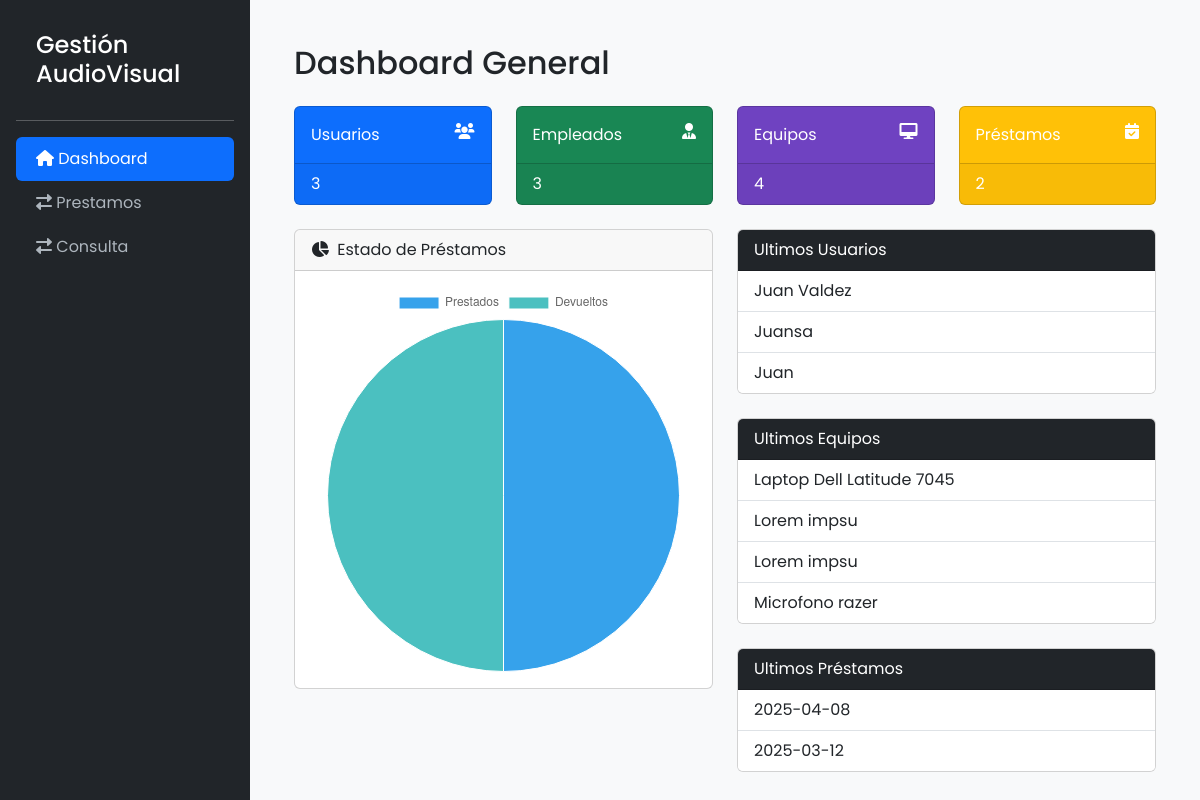
/inicio, run on the app's committed database.
### GestionAudiovisualApp/models.py (models this page shows, shortened)
class Usuario(AbstractBaseUser, PermissionsMixin):
    nombre = models.CharField(max_length=100, unique=True)
    cedula = models.CharField(max_length=11, unique=True)
    numero_carnet = models.CharField(max_length=20)
    tipo_usuario = models.CharField(max_length=50, choices=[('Profesor', 'Profesor'), ('Estudiante', 'Estudiante'), ('Empleado', 'Empleado')])
    tipo_persona = models.CharField(max_length=20, choices=[('Física', 'Física'), ('Jurídica', 'Jurídica')])
    estado = models.BooleanField(default=True)
    is_active = models.BooleanField(default=True)
    is_staff = models.BooleanField(default=False)
    groups = models.ManyToManyField(
        'auth.Group',
        related_name='custom_user_set',
        blank=True,
        help_text='The groups this user belongs to. A user will get all permissions granted to each of their groups.',
        verbose_name='groups',
    )
    user_permissions = models.ManyToManyField(
        'auth.Permission',
        related_name='custom_user_set',
        blank=True,
        help_text='Specific permissions for this user.',
        verbose_name='user permissions',
    )
    objects = UsuarioManager()
    USERNAME_FIELD = 'nombre'
    REQUIRED_FIELDS = ['cedula']

class Equipo(models.Model):
    descripcion     = models.CharField(max_length=100)
    numero_serial   = models.CharField(max_length=50)
    service_tag     = models.CharField(max_length=50)
    tipo_equipo     = models.ForeignKey(TipoEquipo, on_delete=models.CASCADE)
    marca           = models.ForeignKey(Marca, on_delete=models.CASCADE)
    modelo          = models.ForeignKey(Modelo, on_delete=models.CASCADE)
    tecnologia_conexion = models.ForeignKey(TecnologiaConexion, on_delete=models.CASCADE)
    estado              = models.BooleanField(default=True)

class Prestamo(models.Model):
    empleado            = models.ForeignKey(Empleado, on_delete=models.CASCADE)
    equipo              = models.ForeignKey(Equipo, on_delete=models.CASCADE)
    usuario             = models.ForeignKey(Usuario, on_delete=models.CASCADE)
    fecha_prestamo      = models.DateTimeField(null=True, blank=True)
    fecha_devolucion    = models.DateTimeField(null=True, blank=True)
    comentario          = models.TextField(null=True, blank=True)
    estado              = models.BooleanField(default=True)

### GestionAudiovisualApp/views.py (the view)
# urls.py: path('inicio', dashboard_view, name='inicio'),
def dashboard_view(request):
    total_usuarios = Usuario.objects.count()
    total_empleados = Empleado.objects.count()
    total_equipos = Equipo.objects.count()
    total_prestamos = Prestamo.objects.count()
    prestamos_estado = Prestamo.objects.values('estado').annotate(cantidad=Count('estado'))
    ultimos_usuarios = Usuario.objects.order_by('-id')[:5]
    ultimos_equipos = Equipo.objects.order_by('-id')[:5]
    ultimos_prestamos = Prestamo.objects.order_by('-fecha_prestamo')[:5]
    prestados = Prestamo.objects.filter(estado=True).count()
    devueltos = Prestamo.objects.filter(estado=False).count()
    context = {
        'total_usuarios': total_usuarios,
        'total_empleados': total_empleados,
        'total_equipos': total_equipos,
        'total_prestamos': total_prestamos,
        'prestamos_estado': prestamos_estado,
        'ultimos_usuarios': ultimos_usuarios,
        'ultimos_equipos': ultimos_equipos,
        'ultimos_prestamos': ultimos_prestamos,
        'prestados': prestados,
        'devueltos': devueltos,
    }
    return render(request, 'inicio.html', context)

### GestionAudiovisualApp/templates/inicio.html (shortened to what this page needs)
{% extends 'base.html' %}
{% block content %}
<div class="container-fluid px-4">
    <h2 class="mt-4">Dashboard General</h2>
    <div class="row mt-4">
        <div class="col-md-3">
            <div class="card text-white bg-primary mb-4">
                <div class="card-body">Usuarios
                    <i class="fas fa-users float-end"></i>
                </div>
                <div class="card-footer d-flex align-items-center justify-content-between">
                    <span>{{ total_usuarios }}</span>
                </div>
            </div>
        </div>
        <div class="col-md-3">
            <div class="card text-white bg-success mb-4">
                <div class="card-body">Empleados
                    <i class="fas fa-user-tie float-end"></i>
                </div>
                <div class="card-footer d-flex align-items-center justify-content-between">
                    <span>{{ total_empleados }}</span>
                </div>
            </div>
        </div>
        <div class="col-md-3">
            <div class="card text-white bg-purple mb-4" style="background-color: #6f42c1;">
                <div class="card-body">Equipos
                    <i class="fas fa-desktop float-end"></i>
                </div>
                <div class="card-footer d-flex align-items-center justify-content-between">
                    <span>{{ total_equipos }}</span>
                </div>
            </div>
        </div>
        <div class="col-md-3">
            <div class="card text-white bg-warning mb-4">
                <div class="card-body">Préstamos
                    <i class="fas fa-calendar-check float-end"></i>
                </div>
                <div class="card-footer d-flex align-items-center justify-content-between">
                    <span>{{ total_prestamos }}</span>
                </div>
            </div>
        </div>
    </div>
    <div class="row">
        <div class="col-md-6">
            <div class="card mb-4">
                <div class="card-header">
                    <i class="fas fa-chart-pie me-1"></i>
                    Estado de Préstamos
                </div>
                <div class="card-body">
                    <canvas id="prestamoChart"></canvas>
                </div>
            </div>
        </div>
        <div class="col-md-6">
            <div class="row">
                <div class="col-md-12 mb-4">
                    <div class="card">
                        <div class="card-header bg-dark text-white">Ultimos Usuarios</div>
                        <ul class="list-group list-group-flush">
                            {% for u in ultimos_usuarios %}
                            <li class="list-group-item">{{ u.nombre }}</li>
                            {% endfor %}
                        </ul>
                    </div>
                </div>
                <div class="col-md-12 mb-4">
                    <div class="card">
                        <div class="card-header  bg-dark text-white">Ultimos Equipos</div>
                        <ul class="list-group list-group-flush">
                            {% for e in ultimos_equipos %}
                            <li class="list-group-item">{{ e.descripcion }}</li>
                            {% endfor %}
                        </ul>
                    </div>
                </div>
                <div class="col-md-12">
                    <div class="card">
                        <div class="card-header bg-dark text-white">Ultimos Préstamos</div>
                        <ul class="list-group list-group-flush">
                            {% for p in ultimos_prestamos %}
                            <li class="list-group-item">{{ p.fecha_prestamo|date:"Y-m-d" }}</li>
                            {% endfor %}
                        </ul>
                    </div>
                </div>
            </div>
        </div>
    </div>
</div>
<script>
window.addEventListener('load', function () {
  const ctx = document.getElementById('prestamoChart');
  new Chart(ctx, {
    type: 'pie',
    data: {
      labels: ['Prestados', 'Devueltos'],
      datasets: [{
        label: 'Estado de Préstamos',
        data: [{{ prestados|default:0 }}, {{ devueltos|default:0 }}],
        backgroundColor: ['#36A2EB', '#4BC0C0'],
        borderWidth: 1
      }]
    }
  });
});
</script>
{% endblock %}

### GestionAudiovisualApp/templates/base.html (style rules this page uses)
body { display: flex; min-height: 100vh; font-family: 'Poppins', sans-serif; background-color: #f8f9fa; }

### data on the page
Usuario: nombre "Juan Valdez"
Usuario: nombre "Juansa"
Usuario: nombre "Juan"
Equipo: descripcion "Laptop Dell Latitude 7045"
Equipo: descripcion "Lorem impsu"
Equipo: descripcion "Lorem impsu"
Equipo: descripcion "Microfono razer"
Prestamo: fecha_prestamo "2025-04-08"
Prestamo: fecha_prestamo "2025-03-12"

### other printed values
{{ total_usuarios }} "3"
{{ total_empleados }} "3"
{{ total_equipos }} "4"
{{ total_prestamos }} "2"
chart data {{ prestados|default:0 }} 1
chart data {{ devueltos|default:0 }} 1
